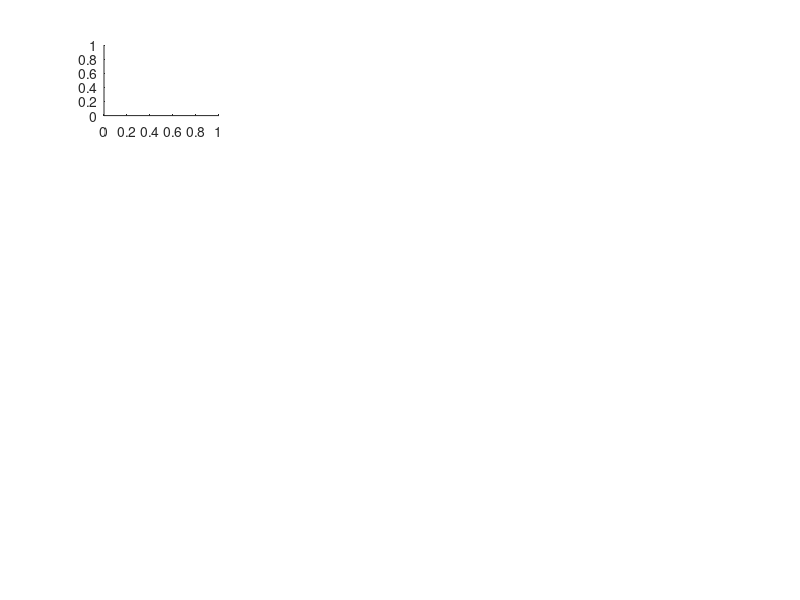

Reproduce this figure in MATLAB. (Note: this script raises an error after producing the figure.)
%% Make plots for turn analysis
%
% Charles Xu @ UCSD, 20220221
%
% This code is intended for completing all of the plotting of turn analysis
% figures
%
% Run TurnAnalysis_MakeStats.m before running this code
%
%% Main

%% Make summary figure
figure
set(gcf,'Position',[10 10 1000 1000])

% Row 1 - Alternation at turn 1 on 4 paths
subplot(5,4,1)
bar(table2array(summaryStats{1,1}(1:2:end,4)))
ylim([0 1])
title({'First Order Alternation','at Turn 1 by','Recording Condition','on 4 Paths'})
xticklabels(table2array(summaryStats{1,1}(1:2:end,1)));

subplot(5,4,2)
bar(table2array(summaryStats{1,1}(1:2:end,10)))
ylim([0 1])
title({'Second Order Alternation','at Turn 1 by','Recording Condition','on 4 Paths'})
xticklabels(table2array(summaryStats{1,1}(1:2:end,1)));

subplot(5,4,3)
bar(table2array(summaryStats{1,2}(1:2:end,4)))
ylim([0 1])
title({'First Order Alternation','at Turn 1 by','Rotation Condition','on 4 Paths'})
xticklabels(table2array(summaryStats{1,2}(1:2:end,1)));

subplot(5,4,4)
bar(table2array(summaryStats{1,2}(1:2:end,10)))
ylim([0 1])
title({'Second Order Alternation','at Turn 1 by','Rotation Condition','on 4 Paths'})
xticklabels(table2array(summaryStats{1,2}(1:2:end,1)));

% Row 2 - Alternation at turn 1 on 8 paths
subplot(5,4,5)
bar(table2array(summaryStats{1,1}(2:2:end,4)))
ylim([0 1])
title({'First Order Alternation','at Turn 1 by','Recording Condition','on 8 Paths'})
xticklabels(table2array(summaryStats{1,1}(2:2:end,1)));

subplot(5,4,6)
bar(table2array(summaryStats{1,1}(2:2:end,10)))
ylim([0 1])
title({'Second Order Alternation','at Turn 1 by','Recording Condition','on 8 Paths'})
xticklabels(table2array(summaryStats{1,1}(2:2:end,1)));

subplot(5,4,7)
bar(table2array(summaryStats{1,2}(2:2:end,4)))
ylim([0 1])
title({'First Order Alternation','at Turn 1 by','Rotation Condition','on 8 Paths'})
xticklabels(table2array(summaryStats{1,2}(2:2:end,1)));

subplot(5,4,8)
bar(table2array(summaryStats{1,2}(2:2:end,10)))
ylim([0 1])
title({'Second Order Alternation','at Turn 1 by','Rotation Condition','on 8 Paths'})
xticklabels(table2array(summaryStats{1,2}(2:2:end,1)));

% Row 3 - Alternation at turn 2 on 8 paths
subplot(5,4,9)
bar(table2array(summaryStats{1,1}(2:2:end,6)))
ylim([0 1])
title({'First Order Alternation','at Turn 2 by','Recording Condition','on 8 Paths'})
xticklabels(table2array(summaryStats{1,1}(2:2:end,1)));

subplot(5,4,10)
bar(table2array(summaryStats{1,1}(2:2:end,12)))
ylim([0 1])
title({'Second Order Alternation','at Turn 2 by','Recording Condition','on 8 Paths'})
xticklabels(table2array(summaryStats{1,1}(2:2:end,1)));

subplot(5,4,11)
bar(table2array(summaryStats{1,2}(2:2:end,6)))
ylim([0 1])
title({'First Order Alternation','at Turn 2 by','Rotation Condition','on 8 Paths'})
xticklabels(table2array(summaryStats{1,2}(2:2:end,1)));

subplot(5,4,12)
bar(table2array(summaryStats{1,2}(2:2:end,12)))
ylim([0 1])
title({'Second Order Alternation','at Turn 2 by','Rotation Condition','on 8 Paths'})
xticklabels(table2array(summaryStats{1,2}(2:2:end,1)));


% Row 4 - Alteration by number of paths
subplot(5,4,13)
bar(table2array(summaryStats{1,3}(:,3)))
ylim([0 1])
title({'First Order Alternation','at Turn 1 by','Number of Paths'})
xticklabels(table2array(summaryStats{1,3}(:,1)));

subplot(5,4,14)
bar(table2array(summaryStats{1,3}(:,5)))
ylim([0 1])
title({'First Order Alternation','at Turn 2 by','Number of Paths'})
xticklabels(table2array(summaryStats{1,3}(:,1)));

subplot(5,4,15)
bar(table2array(summaryStats{1,3}(:,9)))
ylim([0 1])
title({'Second Order Alternation','at Turn 1 by','Number of Paths'})
xticklabels(table2array(summaryStats{1,3}(:,1)));

subplot(5,4,16)
bar(table2array(summaryStats{1,3}(:,11)))
ylim([0 1])
title({'Second Order Alternation','at Turn 2 by','Number of Paths'})
xticklabels(table2array(summaryStats{1,3}(:,1)));

% Row 5
subplot(5,4,17)
bar(table2array(summaryStats{1,4}((2:2:end),5)))
ylim([0 1])
title({'First Order Alternation','at Turn 1 by','Recording & Rotation','on 8 Paths'})
xticklabels(replace(string(summaryStats{1,4}.Properties.RowNames(2:2:end,1)),'_','-'));

subplot(5,4,18)
bar(table2array(summaryStats{1,4}((2:2:end),7)))
ylim([0 1])
title({'First Order Alternation','at Turn 2 by','Recording & Rotation','on 8 Paths'})
xticklabels(replace(string(summaryStats{1,4}.Properties.RowNames(2:2:end,1)),'_','-'));

subplot(5,4,19)
bar(table2array(summaryStats{1,4}((2:2:end),11)))
ylim([0 1])
title({'Second Order Alternation','at Turn 1 by','Recording & Rotation','on 8 Paths'})
xticklabels(replace(string(summaryStats{1,4}.Properties.RowNames(2:2:end,1)),'_','-'));

subplot(5,4,20)
bar(table2array(summaryStats{1,4}((2:2:end),13)))
ylim([0 1])
title({'Second Order Alternation','at Turn 2 by','Recording & Rotation','on 8 Paths'})
xticklabels(replace(string(summaryStats{1,4}.Properties.RowNames(2:2:end,1)),'_','-'));

%% Plot grouped bar plots
figure
set(gcf,'Position',[10 10 1200 1000])

% Row 1
subplot(4,4,1)
bar([table2array(summaryStats{1,1}(1:2:end,4)).';table2array(summaryStats{1,1}(2:2:end,4)).'])
ylim([0,1])
title({'First Order Alternation','at Turn 1 by','Recording Condition','on 4 vs 8 Paths'})
xticklabels({'4 Paths','8 Paths'})
lg1 = legend({'CTR','SAL','CNO'});
lg1.Location = 'northeastoutside';
% Error bars: need to pass bar position values to error bar positions
% hold on
% errorbar([table2array(summaryStats{1,1}(1:2:end,4)).';table2array(summaryStats{1,1}(2:2:end,4)).'],[table2array(summaryStats{1,1}(1:2:end,5)).';table2array(summaryStats{1,1}(2:2:end,5)).'])
% hold off

subplot(4,4,2)
bar([table2array(summaryStats{1,1}(1:2:end,10)).';table2array(summaryStats{1,1}(2:2:end,10)).'])
ylim([0,1])
title({'Second Order Alternation','at Turn 1 by','Recording Condition','on 4 vs 8 Paths'})
xticklabels({'4 Paths','8 Paths'})
lg2 = legend({'CTR','SAL','CNO'});
lg2.Location = 'northeastoutside';

subplot(4,4,3)
bar([table2array(summaryStats{1,2}(1:2:end,4)).';table2array(summaryStats{1,2}(2:2:end,4)).'])
ylim([0,1])
title({'First Order Alternation','at Turn 1 by','Rotation Condition','on 4 vs 8 Paths'})
xticklabels({'4 Paths','8 Paths'})
lg3 = legend({'NOR','ROT'});
lg3.Location = 'northeastoutside';

subplot(4,4,4)
bar([table2array(summaryStats{1,2}(1:2:end,10)).';table2array(summaryStats{1,2}(2:2:end,10)).'])
ylim([0,1])
title({'Second Order Alternation','at Turn 1 by','Rotation Condition','on 4 vs 8 Paths'})
xticklabels({'4 Paths','8 Paths'})
lg4 = legend({'NOR','ROT'});
lg4.Location = 'northeastoutside';

% Row 2
subplot(4,4,5)
bar([table2array(summaryStats{1,1}(2:2:end,4)).';table2array(summaryStats{1,1}(2:2:end,6)).'])
ylim([0,1])
title({'First Order Alternation','on 8 Paths by','Recording Condition','at Turns 1 vs 2'})
xticklabels({'Turn 1','Turn 2'})
lg5 = legend({'CTR','SAL','CNO'});
lg5.Location = 'northeastoutside';

subplot(4,4,6)
bar([table2array(summaryStats{1,1}(2:2:end,10)).';table2array(summaryStats{1,1}(2:2:end,12)).'])
ylim([0,1])
title({'Second Order Alternation','on 8 Paths by','Recording Condition','at Turns 1 vs 2'})
xticklabels({'Turn 1','Turn 2'})
lg6 = legend({'CTR','SAL','CNO'});
lg6.Location = 'northeastoutside';

subplot(4,4,7)
bar([table2array(summaryStats{1,2}(2:2:end,4)).';table2array(summaryStats{1,2}(2:2:end,6)).'])
ylim([0,1])
title({'First Order Alternation','on 8 Paths by','Rotation Condition','at Turns 1 vs 2'})
xticklabels({'Turn 1','Turn 2'})
lg7 = legend({'NOR','ROT'});
lg7.Location = 'northeastoutside';

subplot(4,4,8)
bar([table2array(summaryStats{1,2}(2:2:end,10)).';table2array(summaryStats{1,2}(2:2:end,12)).'])
ylim([0,1])
title({'Second Order Alternation','on 8 Paths by','Rotation Condition','at Turns 1 vs 2'})
xticklabels({'Turn 1','Turn 2'})
lg8 = legend({'NOR','ROT'});
lg8.Location = 'northeastoutside';